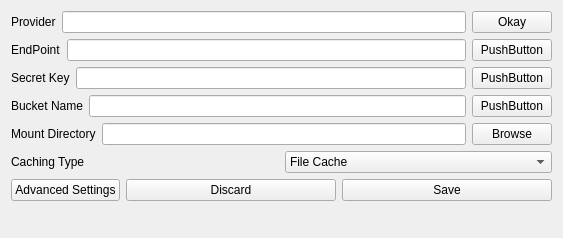
<?xml version="1.0" encoding="UTF-8"?>
<ui version="4.0">
 <class>Form</class>
 <widget class="QWidget" name="Form">
  <property name="geometry">
   <rect>
    <x>0</x>
    <y>0</y>
    <width>563</width>
    <height>238</height>
   </rect>
  </property>
  <property name="windowTitle">
   <string>Form</string>
  </property>
  <layout class="QFormLayout" name="formLayout">
   <item row="0" column="0" colspan="2">
    <layout class="QVBoxLayout" name="verticalLayout">
     <item>
      <layout class="QHBoxLayout" name="horizontalLayout">
       <item>
        <widget class="QLabel" name="label">
         <property name="text">
          <string>Provider</string>
         </property>
        </widget>
       </item>
       <item>
        <widget class="QLineEdit" name="lineEdit"/>
       </item>
       <item>
        <widget class="QPushButton" name="pushButton">
         <property name="text">
          <string>Okay</string>
         </property>
        </widget>
       </item>
      </layout>
     </item>
     <item>
      <layout class="QHBoxLayout" name="horizontalLayout_3">
       <item>
        <widget class="QLabel" name="label_3">
         <property name="text">
          <string>EndPoint</string>
         </property>
        </widget>
       </item>
       <item>
        <widget class="QLineEdit" name="lineEdit_3"/>
       </item>
       <item>
        <widget class="QPushButton" name="pushButton_3">
         <property name="text">
          <string>PushButton</string>
         </property>
        </widget>
       </item>
      </layout>
     </item>
     <item>
      <layout class="QHBoxLayout" name="horizontalLayout_4">
       <item>
        <widget class="QLabel" name="label_4">
         <property name="text">
          <string>Secret Key</string>
         </property>
        </widget>
       </item>
       <item>
        <widget class="QLineEdit" name="lineEdit_4"/>
       </item>
       <item>
        <widget class="QPushButton" name="pushButton_4">
         <property name="text">
          <string>PushButton</string>
         </property>
        </widget>
       </item>
      </layout>
     </item>
     <item>
      <layout class="QHBoxLayout" name="horizontalLayout_5">
       <item>
        <widget class="QLabel" name="label_5">
         <property name="text">
          <string>Bucket Name</string>
         </property>
        </widget>
       </item>
       <item>
        <widget class="QLineEdit" name="lineEdit_5"/>
       </item>
       <item>
        <widget class="QPushButton" name="pushButton_5">
         <property name="text">
          <string>PushButton</string>
         </property>
        </widget>
       </item>
      </layout>
     </item>
     <item>
      <layout class="QHBoxLayout" name="horizontalLayout_6">
       <item>
        <widget class="QLabel" name="label_6">
         <property name="text">
          <string>Mount Directory</string>
         </property>
        </widget>
       </item>
       <item>
        <widget class="QLineEdit" name="lineEdit_6"/>
       </item>
       <item>
        <widget class="QPushButton" name="pushButton_6">
         <property name="text">
          <string>Browse</string>
         </property>
        </widget>
       </item>
      </layout>
     </item>
     <item>
      <layout class="QHBoxLayout" name="horizontalLayout_2">
       <item>
        <widget class="QLabel" name="label_2">
         <property name="text">
          <string>Caching Type</string>
         </property>
        </widget>
       </item>
       <item>
        <widget class="QComboBox" name="comboBox">
         <item>
          <property name="text">
           <string>File Cache</string>
          </property>
         </item>
         <item>
          <property name="text">
           <string>Block Cache</string>
          </property>
         </item>
        </widget>
       </item>
      </layout>
     </item>
    </layout>
   </item>
   <item row="1" column="0">
    <widget class="QPushButton" name="pushButton_2">
     <property name="text">
      <string>Advanced Settings</string>
     </property>
    </widget>
   </item>
   <item row="1" column="1">
    <layout class="QHBoxLayout" name="horizontalLayout_7">
     <item>
      <widget class="QPushButton" name="pushButton_8">
       <property name="text">
        <string>Discard</string>
       </property>
      </widget>
     </item>
     <item>
      <widget class="QPushButton" name="pushButton_7">
       <property name="text">
        <string>Save</string>
       </property>
      </widget>
     </item>
    </layout>
   </item>
  </layout>
 </widget>
 <resources/>
 <connections/>
</ui>
